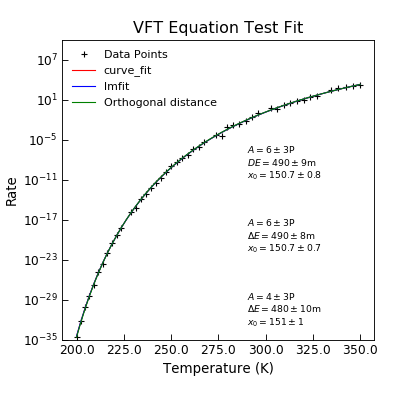

Write the Python code that produced this figure.
"""Example of Arrhenius Fit."""
from Stoner import Data
from Stoner.Fit import vftEquation, VFTEquation
from numpy import logspace, log10
from numpy.random import normal

# Make some data
T = logspace(log10(200), log10(350), 51)
params = (1e16, 0.5, 150)
noise = 0.5
R = vftEquation(T, *params) * normal(size=len(T), scale=noise, loc=1.0)
dR = vftEquation(T, *params) * noise
d = Data(T, R, dR, setas="xy.", column_headers=["T", "Rate"])

# Plot the data points.
d.plot(fmt="r.", label="Data Points")

# Turn on the sigma column (error bars look messy on plot due to logscale)
d.setas[2] = "e"

# Curve_fit on its own
d.curve_fit(vftEquation, p0=params, result=True, header="curve_fit")

# lmfit uses some guesses
p0 = params
d.lmfit(VFTEquation, result=True, header="lmfit")

# Plot these results too
d.setas = "x..yy"
d.plot(fmt=["b-", "g-"])
# Annotate the graph
d.annotate_fit(
    vftEquation,
    x=0.25,
    y=0.35,
    fontdict={"size": "x-small", "color": "blue"},
    mode="eng",
)
d.annotate_fit(
    VFTEquation,
    x=0.5,
    y=0.35,
    prefix="VFTEquation",
    fontdict={"size": "x-small", "color": "green"},
    mode="eng",
)

# reset the columns for the fit
d.setas = "xye.."
# Now do the odr fit (will overwrite lmfit's metadata)
d.odr(VFTEquation, result=True)
d.setas = "x4.y"

# And plot and annotate
d.plot(fmt="m-", label="Orthogonal distance")
d.annotate_fit(
    VFTEquation,
    x=0.75,
    y=0.35,
    fontdict={"size": "x-small", "color": "magenta"},
    mode="eng",
)

# Finally tidy up the plot a bit
d.yscale = "log"
d.ylim = (1e-35, 1e10)
d.title = "VFT Equation Test Fit"
d.ylabel = "Rate"
d.xlabel = "Temperature (K)"
